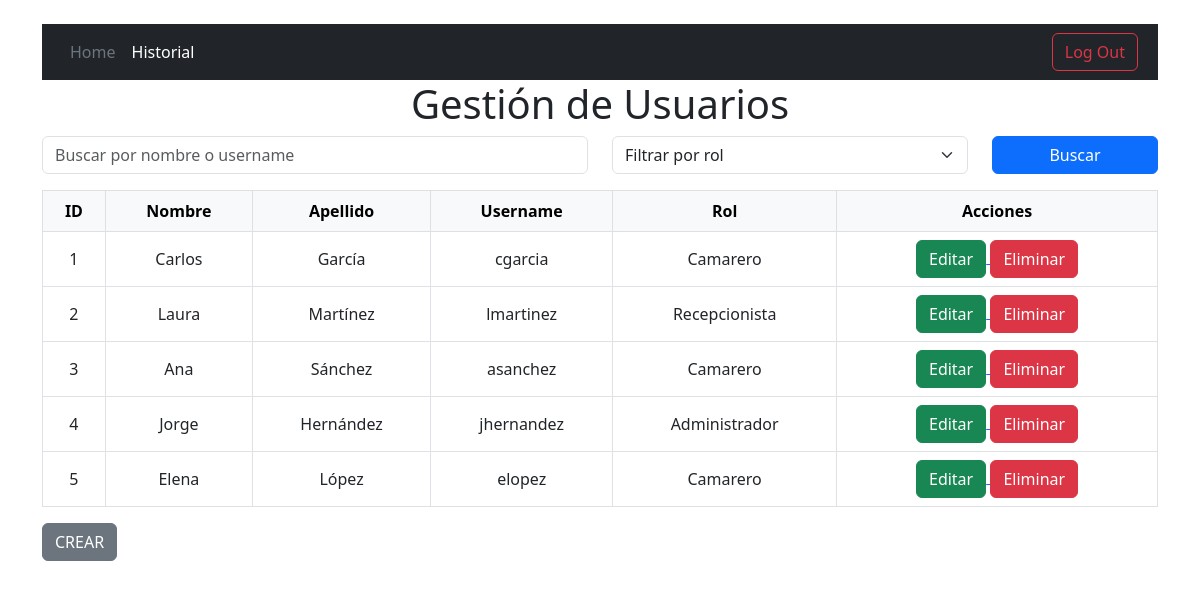
/Paginas/users.php, run on the app's committed database.
### tables this page shows
CREATE TABLE tbl_usuarios (
    id_usuario INT NOT NULL PRIMARY KEY AUTO_INCREMENT,
    nombre_usuario VARCHAR(30) NOT NULL,
    apellido_usuario VARCHAR(30) NOT NULL,
    username VARCHAR(30) NOT NULL,
    password CHAR(64) NOT NULL,
    id_rol INT NOT NULL,
    FOREIGN KEY (id_rol) REFERENCES tbl_roles(id_rol)
);

CREATE TABLE tbl_roles (
    id_rol INT NOT NULL PRIMARY KEY AUTO_INCREMENT,
    nombre_rol VARCHAR(20) NOT NULL
);

### Paginas/users.php (the view, shortened to what this page needs)
<?php
require_once "../Procesos/conection.php";
$filtros = [];
$params = [];
try {
    $whereSQL = count($filtros) > 0 ? "WHERE " . implode(" AND ", $filtros) : "";
    $sql = "SELECT u.*, r.nombre_rol FROM tbl_usuarios u INNER JOIN tbl_roles r ON u.id_rol = r.id_rol $whereSQL";
    $stmt = $pdo->prepare($sql);
    $stmt->execute($params);
    $usuarios = $stmt->fetchAll(PDO::FETCH_ASSOC);
} catch (PDOException $e) {
    echo "Error al filtrar: " . $e->getMessage();
    die();
}
?>
<!DOCTYPE html>
<html lang="es">
<head>
    <link rel="stylesheet" href="../CSS/estilos-crud.css">
    <link href="https://cdn.jsdelivr.net/npm/bootstrap@5.3.0/dist/css/bootstrap.min.css" rel="stylesheet">
</head>
<body>
<div class="container my-4">
    <header class="p-2 bg-dark text-white">
        <div class="container">
            <div class="d-flex flex-wrap align-items-center justify-content-center justify-content-lg-start">
                <ul class="nav col-12 col-lg-auto me-lg-auto mb-2 justify-content-center mb-md-0">
                    <li><a href="./inicio.php" class="nav-link px-2 text-secondary">Home</a></li>
                    <li><a href="./historial.php" class="nav-link px-2 text-white">Historial</a></li>
                </ul>
                <div class="text-end">
                    <a href="../Procesos/destruir.php"><button type="button" class="btn btn-outline-danger">Log Out</button></a>
                </div>
            </div>
        </div>
    </header>
    <h1 class="text-center">Gestión de Usuarios</h1>
    <form method="GET" class="row mb-3">
        <div class="col-md-6">
            <input type="text" name="search" class="form-control" placeholder="Buscar por nombre o username" value="<?php echo htmlspecialchars($_GET['search'] ?? ''); ?>">
        </div>
        <div class="col-md-4">
            <select name="id_rol" class="form-select">
                <option value="">Filtrar por rol</option>
            </select>
        </div>
        <div class="col-md-2">
            <button type="submit" class="btn btn-primary w-100">Buscar</button>
        </div>
    </form>
    <table class="table table-bordered table-hover">
        <thead class="table-light">
            <tr>
                <th>ID</th>
                <th>Nombre</th>
                <th>Apellido</th>
                <th>Username</th>
                <th>Rol</th>
                <th>Acciones</th>
            </tr>
        </thead>
        <tbody>
        <?php foreach ($usuarios as $usuario) { ?>
            <tr>
                <td><?php echo $usuario['id_usuario']; ?></td>
                <td><?php echo htmlspecialchars($usuario['nombre_usuario']); ?></td>
                <td><?php echo htmlspecialchars($usuario['apellido_usuario']); ?></td>
                <td><?php echo htmlspecialchars($usuario['username']); ?></td>
                <td><?php echo htmlspecialchars($usuario['nombre_rol']); ?></td>
                <td><?php if($usuario['id_usuario'] != $_SESSION["usuarioAct"]){ ?>
                    <a href="./editar.php?edit_user=<?php echo $usuario['id_usuario']?>">
                        <button type="button" class="btn btn-success">Editar</button>
                    </a>
                    <a href="./editar.php?del_user=<?php echo $usuario['id_usuario']?>">
                        <button type="button" class="btn btn-danger">Eliminar</button>
                    </a>
                    <?php }?>
                </td>
            </tr>
        <?php } ?>
        </tbody>
    </table>
    <a href="../Paginas/crear.php?crear=users">
        <button type="button" class="btn btn-secondary">CREAR</button>
    </a>
</body>
</html>

### CSS/estilos-crud.css (style rules this page uses)
.table tbody tr { transition: background-color 0.3s ease; }
.table td, .table th { text-align: center; vertical-align: middle; }

### data on the page
tbl_usuarios: id_usuario "1", nombre_usuario "Carlos", apellido_usuario "García", username "cgarcia", id_rol.nombre_rol "Camarero"
tbl_usuarios: id_usuario "2", nombre_usuario "Laura", apellido_usuario "Martínez", username "lmartinez", id_rol.nombre_rol "Recepcionista"
tbl_usuarios: id_usuario "3", nombre_usuario "Ana", apellido_usuario "Sánchez", username "asanchez", id_rol.nombre_rol "Camarero"
tbl_usuarios: id_usuario "4", nombre_usuario "Jorge", apellido_usuario "Hernández", username "jhernandez", id_rol.nombre_rol "Administrador"
tbl_usuarios: id_usuario "5", nombre_usuario "Elena", apellido_usuario "López", username "elopez", id_rol.nombre_rol "Camarero"
